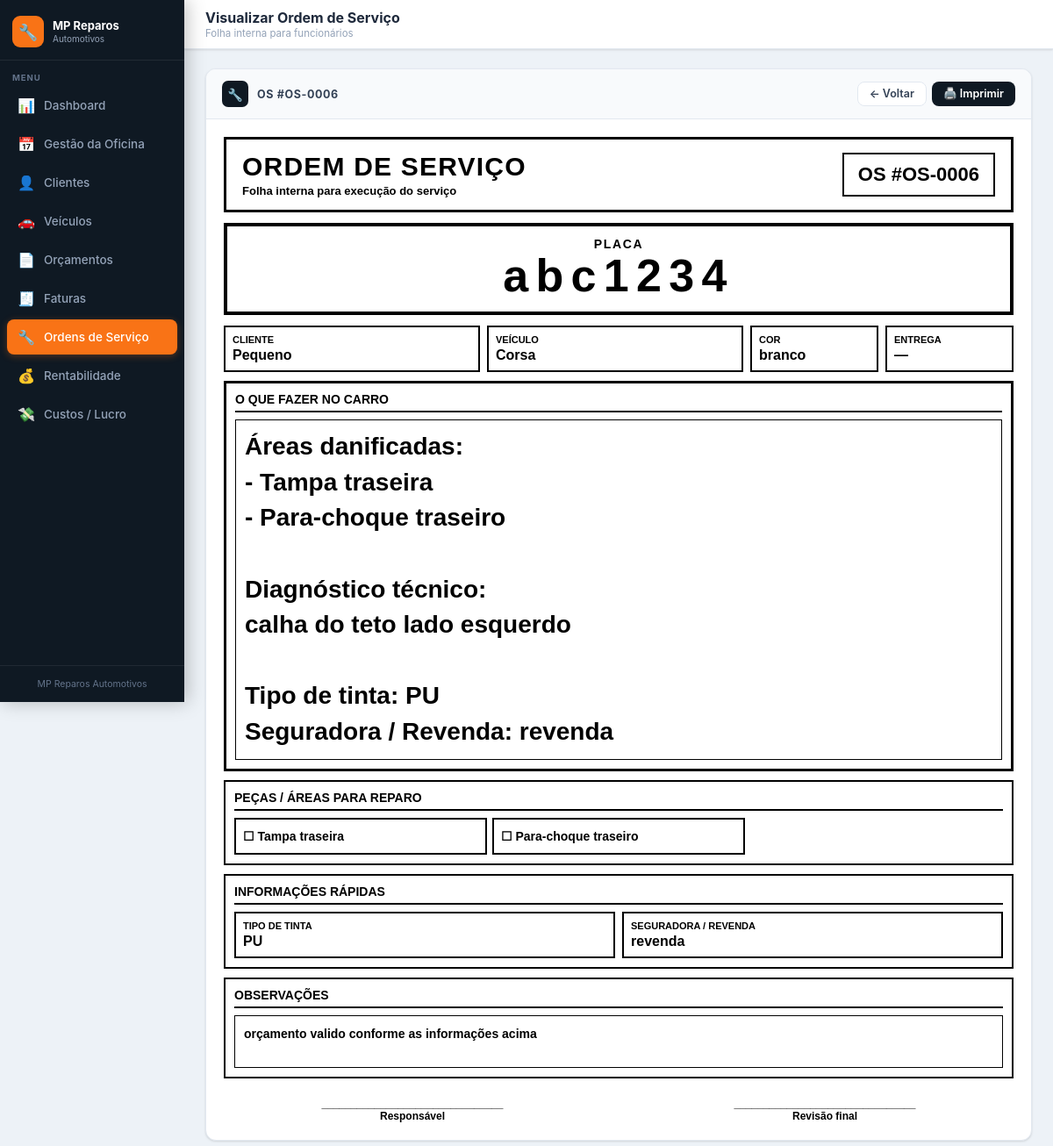
The app's page /ordem_visualizar.php?id=3 with its own data.
### tables this page shows
CREATE TABLE `ordens_servico` (
  `id` int(11) NOT NULL,
  `orcamento_id` int(11) DEFAULT NULL,
  `cliente_id` int(11) DEFAULT NULL,
  `veiculo_id` int(11) DEFAULT NULL,
  `numero_os` varchar(30) DEFAULT NULL,
  `status` varchar(50) DEFAULT 'Aguardando',
  `prioridade` varchar(30) DEFAULT 'Normal',
  `tarefas` text DEFAULT NULL,
  `observacoes` text DEFAULT NULL,
  `data_criacao` datetime DEFAULT current_timestamp(),
  `data_entrega` date DEFAULT NULL
);

CREATE TABLE `orcamentos` (
  `id` int(11) NOT NULL,
  `numero` varchar(20) DEFAULT NULL,
  `cliente_id` int(11) DEFAULT NULL,
  `veiculo_id` int(11) DEFAULT NULL,
  `data_emissao` date DEFAULT NULL,
  `data_validade` date DEFAULT NULL,
  `status` varchar(60) DEFAULT 'Aguardando aprovação',
  `pagamento` varchar(100) DEFAULT NULL,
  `prazo` varchar(100) DEFAULT NULL,
  `garantia` varchar(100) DEFAULT NULL,
  `desconto` decimal(5,2) DEFAULT 0.00,
  `observacoes` text DEFAULT NULL,
  `danos` text DEFAULT NULL,
  `subtotal` decimal(10,2) DEFAULT 0.00,
  `total` decimal(10,2) DEFAULT 0.00,
  `criado_em` timestamp NOT NULL DEFAULT current_timestamp()
);

CREATE TABLE `clientes` (
  `id` int(11) NOT NULL,
  `nome` varchar(150) NOT NULL,
  `cpf_cnpj` varchar(25) DEFAULT NULL,
  `telefone` varchar(25) DEFAULT NULL,
  `email` varchar(100) DEFAULT NULL,
  `endereco` varchar(255) DEFAULT NULL,
  `criado_em` timestamp NOT NULL DEFAULT current_timestamp()
);

CREATE TABLE `veiculos` (
  `id` int(11) NOT NULL,
  `cliente_id` int(11) DEFAULT NULL,
  `placa` varchar(12) NOT NULL,
  `modelo` varchar(100) DEFAULT NULL,
  `marca` varchar(60) DEFAULT NULL,
  `ano` varchar(12) DEFAULT NULL,
  `cor` varchar(50) DEFAULT NULL,
  `km` varchar(25) DEFAULT NULL,
  `seguradora` varchar(100) DEFAULT NULL,
  `chassi` varchar(60) DEFAULT NULL,
  `criado_em` timestamp NOT NULL DEFAULT current_timestamp()
);

### ordem_visualizar.php (the view, shortened to what this page needs)
<?php
$db = getDB();
$id = isset($_GET['id']) ? (int)$_GET['id'] : 0;
$sql = "
SELECT
    os.*,
    c.nome AS cliente_nome,
    v.placa,
    v.modelo,
    v.cor,
    o.numero AS numero_orcamento,
    o.danos,
    o.observacoes AS observacoes_orcamento,
    o.data_emissao
FROM ordens_servico os
LEFT JOIN clientes c ON os.cliente_id = c.id
LEFT JOIN veiculos v ON os.veiculo_id = v.id
LEFT JOIN orcamentos o ON os.orcamento_id = o.id
WHERE os.id = $id
";
$ordem = $db->query($sql)->fetch_assoc();
$dados = [];
if (!empty($ordem['danos'])) {
    $tmp = json_decode($ordem['danos'], true);
    if (is_array($tmp)) {
        $dados = $tmp;
    }
}
$cliente = $dados['cliente_nome'] ?? $ordem['cliente_nome'] ?? '—';
$veiculo = $dados['veiculo_desc'] ?? $ordem['modelo'] ?? '—';
$placa   = $dados['placa'] ?? $ordem['placa'] ?? '—';
$cor     = $dados['cor'] ?? $ordem['cor'] ?? '—';
$tipoTinta = $dados['tipo_tinta'] ?? '—';
$seguradora = $dados['seguradora'] ?? '—';
$diagnostico = $dados['diagnostico'] ?? '';
$areas = $dados['areas'] ?? [];
include 'includes/topo.php';
?>
<div class="card">
    <div class="card-header">
        <div class="card-header-left">
            <div class="card-icon">🔧</div>
            <div class="card-title">
                OS #<?= htmlspecialchars($ordem['numero_os'] ?: $ordem['id']) ?>
            </div>
        </div>
        <div class="btn-group">
            <a href="ordens.php" class="btn btn-ghost btn-sm">← Voltar</a>
            <button class="btn btn-navy btn-sm" onclick="window.print()">🖨️ Imprimir</button>
        </div>
    </div>
    <div class="card-body">
        <div class="os-print">
            <div class="os-topo">
                <div>
                    <div class="os-titulo">ORDEM DE SERVIÇO</div>
                    <div class="os-sub">Folha interna para execução do serviço</div>
                </div>
                <div class="os-num">
                    OS #<?= htmlspecialchars($ordem['numero_os'] ?: $ordem['id']) ?>
                </div>
            </div>
            <div class="os-placa-area">
                <div class="os-placa-label">PLACA</div>
                <div class="os-placa"><?= htmlspecialchars($placa) ?></div>
            </div>
            <div class="os-grid">
                <div class="os-box">
                    <div class="os-label">Cliente</div>
                    <div class="os-value"><?= htmlspecialchars($cliente) ?></div>
                </div>
                <div class="os-box">
                    <div class="os-label">Veículo</div>
                    <div class="os-value"><?= htmlspecialchars($veiculo) ?></div>
                </div>
                <div class="os-box">
                    <div class="os-label">Cor</div>
                    <div class="os-value"><?= htmlspecialchars($cor) ?></div>
                </div>
                <div class="os-box">
                    <div class="os-label">Entrega</div>
                    <div class="os-value">
                        <?= $ordem['data_entrega'] ? date('d/m/Y', strtotime($ordem['data_entrega'])) : '—' ?>
                    </div>
                </div>
            </div>
            <div class="os-section destaque">
                <div class="os-section-title">O QUE FAZER NO CARRO</div>
                <div class="os-text grande">
                    <?php
                    if(!empty($ordem['tarefas'])){
                        echo nl2br(htmlspecialchars($ordem['tarefas']));
                    }
                    elseif(!empty($diagnostico)){
                        echo nl2br(htmlspecialchars($diagnostico));
                    }
                    else{
                        echo 'Nenhuma tarefa cadastrada.';
                    }
                    ?>
                </div>
            </div>
            <div class="os-section">
                <div class="os-section-title">Peças / áreas para reparo</div>
                <div class="os-checks">
                    <?php if(!empty($areas)): ?>
                        <?php foreach($areas as $area): ?>
                            <div class="os-check">☐ <?= htmlspecialchars($area) ?></div>
                        <?php endforeach; ?>
                    <?php else: ?>
                        <div class="os-check">☐ Não informado</div>
                    <?php endif; ?>
                </div>
            </div>
            <div class="os-section">
                <div class="os-section-title">Informações rápidas</div>
                <div class="os-grid-2">
                    <div class="os-box">
                        <div class="os-label">Tipo de tinta</div>
                        <div class="os-value"><?= htmlspecialchars($tipoTinta) ?></div>
                    </div>
                    <div class="os-box">
                        <div class="os-label">Seguradora / Revenda</div>
                        <div class="os-value"><?= htmlspecialchars($seguradora) ?></div>
                    </div>
                </div>
            </div>
            <div class="os-section">
                <div class="os-section-title">Observações</div>
                <div class="os-text">
                    <?= nl2br(htmlspecialchars(
                        $ordem['observacoes']
                        ?: $ordem['observacoes_orcamento']
                        ?: ''
                    )) ?>
                </div>
            </div>
            <div class="os-ass">
                <div>
                    _______________________________<br>
                    Responsável
                </div>
                <div>
                    _______________________________<br>
                    Revisão final
                </div>
            </div>
        </div>
    </div>
</div>
<?php include 'includes/rodape.php'; ?>

### assets/style.css (style rules this page uses)
:root { --navy: #0f1923; --navy2: #1a2535; --orange: #f97316; --orange2: #ea6c0a; --orange-pale:#fff7ed; --white: #ffffff; --g50: #f8fafc; --g100: #f1f5f9; --g200: #e2e8f0; --g300: #cbd5e1; --g400: #94a3b8; --g500: #64748b; --g600: #475569; --g700: #334155; --g800: #1e293b; --green: #16a34a; --green-pale: #f0fdf4; --red: #dc2626; --red-pale: #fef2f2; --blue: #2563eb; --blue-pale: #eff6ff; --yellow: #ca8a04; --yellow-pale:#fefce8; --r: 8px; --rl: 12px; --sh: 0 1px 3px rgba(0,0,0,.08), 0 1px 2px rgba(0,0,0,.05); --sh2: 0 4px 16px rgba(0,0,0,.12); }
* { box-sizing: border-box; margin: 0; padding: 0; }
body { font-family: -apple-system, BlinkMacSystemFont, 'Segoe UI', Roboto, sans-serif; background: #edf2f7; color: var(--g800); min-height: 100vh; }
.btn { display: inline-flex; align-items: center; gap: 7px; padding: 9px 17px; border-radius: var(--r); font-size: 13.5px; font-weight: 600; cursor: pointer; border: none; transition: all .15s; font-family: inherit; text-decoration: none; line-height: 1; }
.btn-navy { background: var(--navy); color: white; }
.btn-ghost { background: white; color: var(--g700); border: 1.5px solid var(--g200); }
.btn-sm { padding: 7px 13px; font-size: 12.5px; }
.btn-group { display: flex; gap: 6px; }
.card { background: white; border-radius: var(--rl); border: 1px solid var(--g200); box-shadow: var(--sh); margin-bottom: 18px; overflow: hidden; }
.card-header { background: var(--g50); border-bottom: 1px solid var(--g200); padding: 13px 18px; display: flex; align-items: center; justify-content: space-between; }
.card-header-left { display: flex; align-items: center; gap: 10px; }
.card-icon { width: 30px; height: 30px; background: var(--navy); border-radius: 7px; display: flex; align-items: center; justify-content: center; font-size: 14px; flex-shrink: 0; }
.card-title { font-size: 12.5px; font-weight: 700; color: var(--g700); text-transform: uppercase; letter-spacing: .05em; }
.card-body { padding: 20px; }

### ordem_visualizar.php (style rules this page uses)
.os-print { color:#000; background:#fff; font-family:Arial, sans-serif; }
.os-topo { border:3px solid #000; padding:14px 18px; display:flex; align-items:center; justify-content:space-between; margin-bottom:12px; }
.os-titulo { font-size:30px; font-weight:900; letter-spacing:.04em; }
.os-sub { font-size:13px; margin-top:3px; font-weight:700; }
.os-num { border:2px solid #000; padding:10px 16px; font-size:22px; font-weight:900; }
.os-placa-area { border:4px solid #000; text-align:center; padding:12px; margin-bottom:12px; }
.os-placa-label { font-size:14px; font-weight:900; letter-spacing:.12em; }
.os-placa { font-size:52px; font-weight:900; letter-spacing:.16em; line-height:1.1; }
.os-grid { display:grid; grid-template-columns:2fr 2fr 1fr 1fr; gap:8px; margin-bottom:10px; }
.os-grid-2 { display:grid; grid-template-columns:1fr 1fr; gap:8px; }
.os-box { border:2px solid #000; padding:8px; min-height:52px; }
.os-label { font-size:11px; text-transform:uppercase; font-weight:900; margin-bottom:3px; }
.os-value { font-size:16px; font-weight:900; }
.os-section { border:2px solid #000; padding:10px; margin-bottom:10px; }
.os-section.destaque { border-width:3px; }
.os-section-title { font-size:14px; text-transform:uppercase; font-weight:900; margin-bottom:8px; border-bottom:2px solid #000; padding-bottom:5px; }
.os-checks { display:grid; grid-template-columns:repeat(3,1fr); gap:6px; }
.os-check { border:2px solid #000; padding:8px; font-size:14px; font-weight:800; min-height:42px; display:flex; align-items:center; }
.os-text { border:1px solid #000; padding:10px; line-height:1.5; font-size:14px; min-height:60px; font-weight:700; }
.os-text.grande { font-size:28px; min-height:190px; line-height:1.45; font-weight:900; }
.os-ass { display:grid; grid-template-columns:1fr 1fr; gap:40px; text-align:center; margin-top:22px; font-size:12px; font-weight:800; }

### records on screen
ordens_servico: numero_os "OS-0006", orcamento.danos "abc1234", cliente.nome "Pequeno", orcamento.danos "Corsa", veiculo.cor "branco", tarefas "Áreas danificadas: - Tampa traseira - Para-choque traseiro Diagnóstico técnico: calha do teto lado esquerdo Tipo de tinta: PU Seguradora / Revenda: revenda", orcamento.danos "Tampa traseira", orcamento.danos "Para-choque traseiro", orcamento.danos "PU", orcamento.danos "revenda", observacoes "orçamento valido conforme as informações acima"

### other values on screen
$titulo "Visualizar Ordem de Serviço"
$subtitulo "Folha interna para funcionários"
